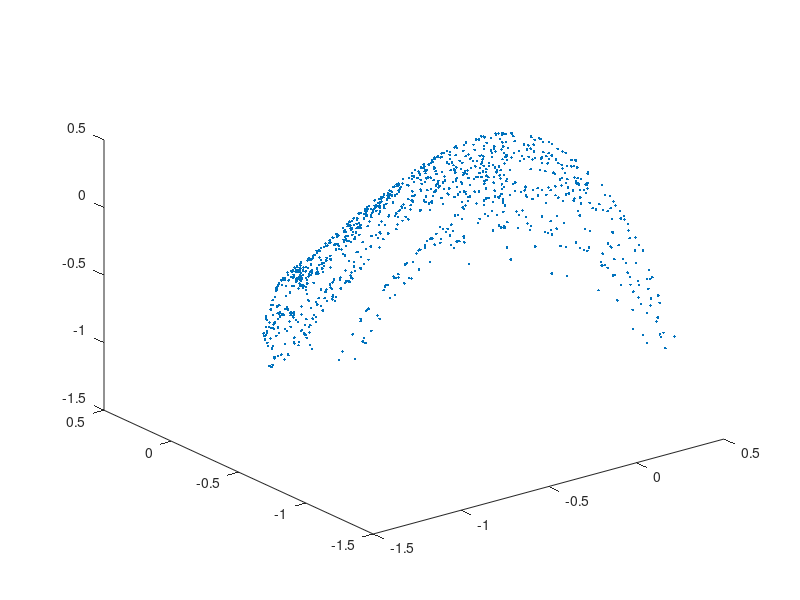
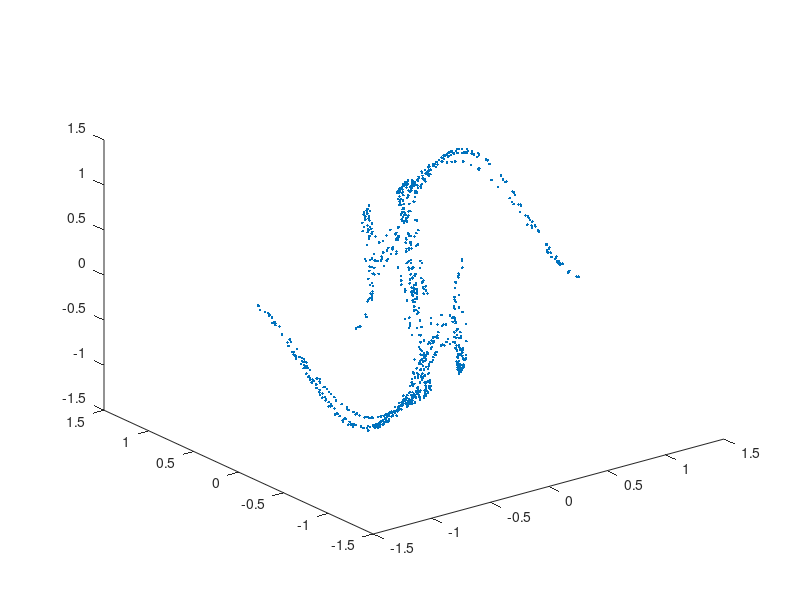

Recreate these plots in MATLAB, in order.
clear;
A=-1.86;
C=0.03;
fun1=@(x)[x(2);
    x(3);
    0.72*x(1)+C*x(2)+A*x(3)-1.45*x(3).^2+0.515.*x(2).*x(3)-x(2).^2];
x0=[0.1,0,0];
%x0=rand(1,3);
n=10000;
x=zeros(n,3);
for i=1:1000
    x(i,:)=x0;
    x0=fun1(x0);
end
figure;
plot3(x(:,1),x(:,2),x(:,3),'.')

clear;
A=0.82;
C=2.06;
fun2=@(x)[x(2);
    x(3);
    0.5.*x(1)+A*x(3)+C*x(2)-2.25*x(3).^3-2*x(2).^3];
x0=[0.1,0,0];
%x0=rand(1,3);
n=10000;
x=zeros(n,3);
for i=1:1000
    x(i,:)=x0;
    x0=fun2(x0);
end
figure;
plot3(x(:,1),x(:,2),x(:,3),'.')